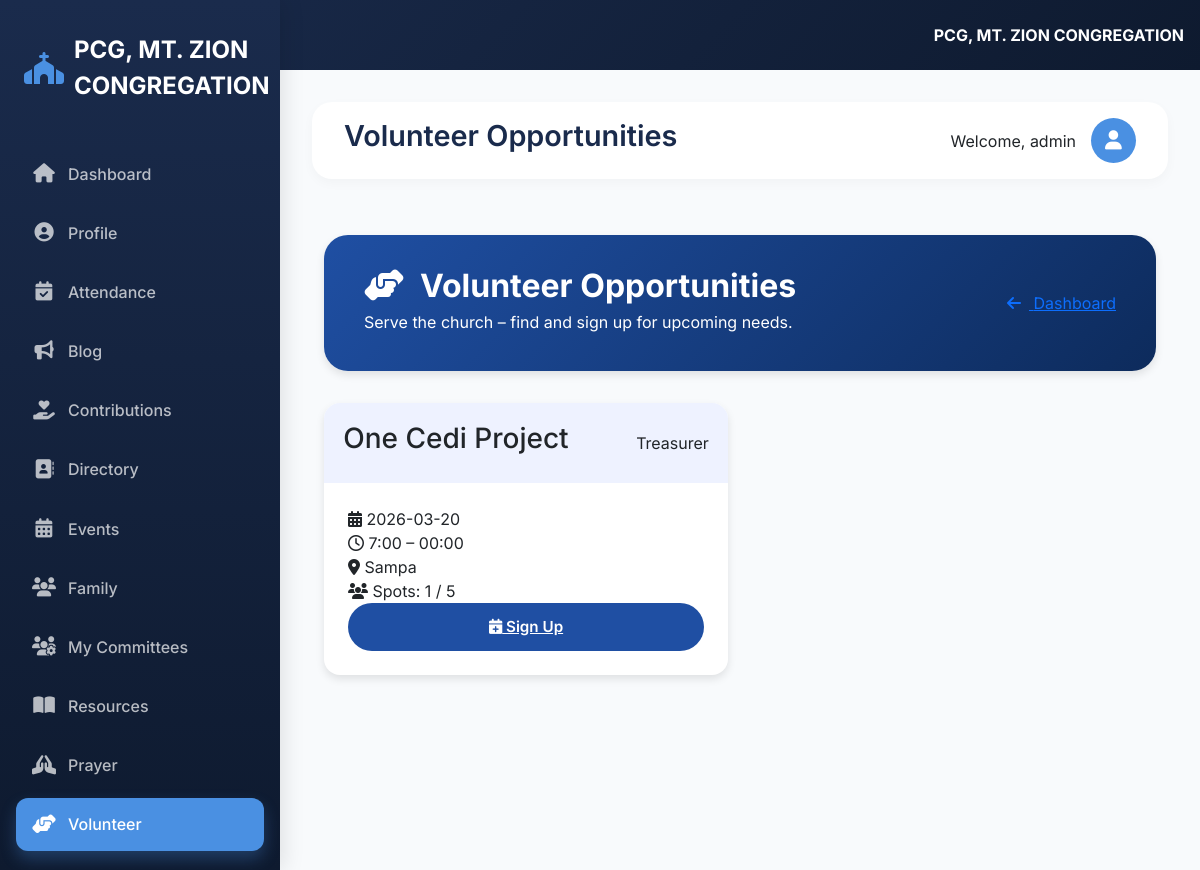
/volunteer (signed in), run on the app's committed database.
### tables this page shows
CREATE TABLE settings (
        id INTEGER PRIMARY KEY AUTOINCREMENT,
        key TEXT UNIQUE,
        value TEXT
    );

CREATE TABLE volunteer_opportunities (
    id INTEGER PRIMARY KEY AUTOINCREMENT,
    title TEXT NOT NULL,
    description TEXT,
    role TEXT,                -- e.g., Usher, Nursery, Clean‑up
    date TEXT NOT NULL,        -- YYYY-MM-DD
    start_time TEXT,           -- HH:MM
    end_time TEXT,             -- HH:MM
    location TEXT,
    capacity INTEGER,
    created_at TIMESTAMP DEFAULT CURRENT_TIMESTAMP,
    created_by INTEGER,        -- user_id from users table (admin)
    status TEXT DEFAULT 'active', branch_id INTEGER REFERENCES branches(id),  -- active, completed, cancelled
    FOREIGN KEY (created_by) REFERENCES users(id)
);

### app.py (the view)
@app.route('/volunteer')
def volunteer_list():
    if 'member_id' not in session:
        return redirect(url_for('home'))
    try:
        db = DatabaseManager()
        today = datetime.now().strftime('%Y-%m-%d')
        rows = db.fetch_all("""
            SELECT id, title, role, description, date, start_time, end_time, location, capacity,
                   (SELECT COUNT(*) FROM volunteer_signups WHERE opportunity_id = v.id) as registered
            FROM volunteer_opportunities v
            WHERE date >= ? AND status = 'active'
            ORDER BY date, start_time
        """, (today,))
        signed_up_ids = set()
        if rows:
            signup_rows = db.fetch_all("SELECT opportunity_id FROM volunteer_signups WHERE member_id = ?", (session['member_id'],))
            signed_up_ids = {r[0] for r in signup_rows}
        opp_list = []
        for r in rows:
            opp_list.append({
                'id': r[0],
                'title': r[1],
                'role': r[2] or '',
                'description': r[3] or '',
                'date': r[4],
                'start_time': r[5] or '',
                'end_time': r[6] or '',
                'location': r[7] or '',
                'capacity': r[8],
                'registered_count': r[9],
                'signed_up': r[0] in signed_up_ids,
                'spots_left': (r[8] - r[9]) if r[8] else None
            })
        return render_template('volunteer.html', opportunities=opp_list)
    except Exception as e:
        flash(f"An error occurred while fetching opportunities: {str(e)}", "danger")
        return redirect(url_for('home'))

### app.py (called while the page is built)
@app.context_processor
def inject_church_name():
    db = DatabaseManager()
    row = db.fetch_one("SELECT value FROM settings WHERE key='church_name'")
    church_name = row[0] if row else "Your Church"
    return dict(church_name=church_name)

### database.py (called while the page is built)
    def connect(self):
        try:
            self.conn = sqlite3.connect(DB_FILE, timeout=10)
            self.conn.execute("PRAGMA foreign_keys = ON")
            return self.conn
        except Error as e:
            print(f"Database connection error: {e}")
            return None

    def close(self):
        if self.conn:
            self.conn.close()

    def fetch_all(self, query, params=None):
        if not self.connect():
            return []
        cursor = self.conn.cursor()
        try:
            if params:
                cursor.execute(query, params)
            else:
                cursor.execute(query)
            return cursor.fetchall()
        except Error as e:
            print(f"Fetch Error: {e}")
            return []
        finally:
            self.close()

    def fetch_one(self, query, params=None):
        if not self.connect():
            return None
        cursor = self.conn.cursor()
        try:
            if params:
                cursor.execute(query, params)
            else:
                cursor.execute(query)
            return cursor.fetchone()
        except Error as e:
            print(f"Fetch Error: {e}")
            return None
        finally:
            self.close()

### templates/volunteer.html (shortened to what this page needs)
{% extends "base.html" %}
{% block page_title %}Volunteer Opportunities{% endblock %}
{% block content %}
<div class="container py-4">
    <div class="page-header">
        <div>
            <h1><i class="fas fa-hands-helping me-3"></i>Volunteer Opportunities</h1>
            <p>Serve the church – find and sign up for upcoming needs.</p>
        </div>
        <a href="{{ url_for('dashboard') }}" class="btn-header">
            <i class="fas fa-arrow-left me-2"></i> Dashboard
        </a>
    </div>
    <div class="opportunity-grid">
        {% if opportunities %}
            {% for opp in opportunities %}
            <div class="opportunity-card">
                <div class="card-header">
                    <h3>{{ opp.title }}</h3>
                    {% if opp.role %}
                    <span class="role-badge">{{ opp.role }}</span>
                    {% endif %}
                </div>
                <div class="card-body">
                    <div class="details">
                        <div><i class="fas fa-calendar-alt"></i> {{ opp.date }}</div>
                        <div><i class="far fa-clock"></i> {{ opp.start_time or 'TBA' }}
                            {% if opp.end_time %} – {{ opp.end_time }} {% endif %}
                        </div>
                        <div><i class="fas fa-map-marker-alt"></i> {{ opp.location or 'TBA' }}</div>
                        <div><i class="fas fa-users"></i> Spots: {{ opp.registered_count }}
                            {% if opp.capacity %} / {{ opp.capacity }} {% endif %}
                        </div>
                    </div>
                    {% if opp.signed_up %}
                        <a href="{{ url_for('volunteer_cancel', signup_id=opp.id) }}" class="action-btn btn-cancel"
                           onclick="return confirm('Cancel your signup?');">
                            <i class="fas fa-times-circle"></i> Cancel Signup
                        </a>
                    {% else %}
                        {% if opp.spots_left == 0 %}
                            <span class="action-btn btn-full">Full</span>
                        {% else %}
                            <a href="{{ url_for('volunteer_signup', opp_id=opp.id) }}" class="action-btn btn-signup">
                                <i class="fas fa-calendar-plus"></i> Sign Up
                            </a>
                        {% endif %}
                    {% endif %}
                </div>
            </div>
            {% endfor %}
        {% else %}
            <div class="empty-state">
                <i class="fas fa-calendar-times fa-4x text-muted opacity-50 mb-3"></i>
                <h4>No volunteer opportunities right now</h4>
                <p class="text-muted">Check back later – there's always a way to serve!</p>
            </div>
        {% endif %}
    </div>
</div>
{% endblock %}

### templates/base.html (shortened to what this page needs)
<!DOCTYPE html>
<html lang="en">
<head>
    <link href="https://cdn.jsdelivr.net/npm/bootstrap@5.3.0/dist/css/bootstrap.min.css" rel="stylesheet">
    <link rel="stylesheet" href="https://cdnjs.cloudflare.com/ajax/libs/font-awesome/6.7.2/css/all.min.css">
</head>
<body>
    {% if session.member_id %}
        <div class="mobile-header d-flex justify-content-between align-items-center">
            <button class="btn btn-outline-light" type="button" data-bs-toggle="offcanvas" data-bs-target="#offcanvasSidebar" aria-controls="offcanvasSidebar">
                <i class="fas fa-bars"></i> Menu
            </button>
            <span class="fw-bold">{{ church_name }}</span>
        </div>
        <div class="desktop-sidebar">
            <a href="{{ url_for('dashboard') }}" class="logo">
                <i class="fas fa-church"></i>
                <span>{{ church_name }}</span>
            </a>
            <nav class="nav flex-column">
                <a class="nav-link {% if request.endpoint == 'dashboard' %}active{% endif %}" href="{{ url_for('dashboard') }}">
                    <i class="fas fa-home"></i> <span>Dashboard</span>
                </a>
                <a class="nav-link {% if request.endpoint == 'profile' %}active{% endif %}" href="{{ url_for('profile') }}">
                    <i class="fas fa-user-circle"></i> <span>Profile</span>
                </a>
                <a class="nav-link {% if request.endpoint == 'attendance' %}active{% endif %}" href="{{ url_for('attendance') }}">
                    <i class="fas fa-calendar-check"></i> <span>Attendance</span>
                </a>
                <a class="nav-link {% if request.endpoint == 'blog_list' %}active{% endif %}" href="{{ url_for('blog_list') }}">
                    <i class="fas fa-bullhorn"></i> <span>Blog</span>
                </a>
                <a class="nav-link {% if request.endpoint == 'contributions' %}active{% endif %}" href="{{ url_for('contributions') }}">
                    <i class="fas fa-hand-holding-heart"></i> <span>Contributions</span>
                </a>
                <a class="nav-link {% if request.endpoint == 'directory' %}active{% endif %}" href="{{ url_for('directory') }}">
                    <i class="fas fa-address-book"></i> <span>Directory</span>
                </a>
                <a class="nav-link {% if request.endpoint == 'events' %}active{% endif %}" href="{{ url_for('events') }}">
                    <i class="fas fa-calendar-alt"></i> <span>Events</span>
                </a>
                <a class="nav-link {% if request.endpoint == 'family' %}active{% endif %}" href="{{ url_for('family') }}">
                    <i class="fas fa-users"></i> <span>Family</span>
                </a>
                <a class="nav-link {% if request.endpoint == 'my_committees' %}active{% endif %}" href="{{ url_for('my_committees') }}">
                    <i class="fas fa-users-cog"></i> <span>My Committees</span>
                </a>
                <a class="nav-link {% if request.endpoint == 'resource_library' %}active{% endif %}" href="{{ url_for('resource_library') }}">
                    <i class="fas fa-book-open"></i> <span>Resources</span>
                </a>
                <a class="nav-link {% if request.endpoint == 'prayer' %}active{% endif %}" href="{{ url_for('prayer') }}">
                    <i class="fas fa-praying-hands"></i> <span>Prayer</span>
                </a>
                <a class="nav-link {% if request.endpoint == 'volunteer_list' %}active{% endif %}" href="{{ url_for('volunteer_list') }}">
                    <i class="fas fa-hands-helping"></i> <span>Volunteer</span>
                </a>
                <a class="nav-link {% if request.endpoint == 'change_pin' %}active{% endif %}" href="{{ url_for('change_pin') }}">
                </a>
            </nav>
        </div>
        <div class="main-content">
            <div class="top-bar">
                <h1 class="page-title">{% block page_title %}Dashboard{% endblock %}</h1>
                <div class="user-info">
                    <span>Welcome, {{ session.member_name }}</span>
                    <div class="user-avatar">
                        <i class="fas fa-user"></i>
                    </div>
                </div>
            </div>
            {% block content %}{% endblock %}
        </div>
    {% endif %}
</body>
</html>

### templates/base.html (style rules this page uses)
body { font-family: 'Inter', 'Segoe UI', sans-serif; background: #f0f4f8; min-height: 100vh; }
.desktop-sidebar { position: fixed; top: 0; left: 0; bottom: 0; width: 280px; background: linear-gradient(180deg, #1a2b4c 0%, #0e1a2f 100%); color: #fff; padding: 2rem 1rem; overflow-y: auto; transition: all 0.3s; z-index: 1000; box-shadow: 4px 0 20px rgba(0,0,0,0.1); }
.desktop-sidebar .logo { font-size: 1.5rem; font-weight: 700; display: flex; align-items: center; gap: 10px; margin-bottom: 2.5rem; padding-left: 0.5rem; color: #fff; text-decoration: none; }
.desktop-sidebar .logo i { font-size: 2rem; color: #4a90e2; }
.desktop-sidebar .nav-link { color: rgba(255,255,255,0.7); padding: 0.9rem 1rem; margin: 0.2rem 0; border-radius: 12px; display: flex; align-items: center; gap: 12px; transition: all 0.2s; font-weight: 500; }
.desktop-sidebar .nav-link i { width: 24px; font-size: 1.2rem; text-align: center; }
.desktop-sidebar .nav-link.active { background: #4a90e2; color: white; box-shadow: 0 8px 16px rgba(74,144,226,0.3); }
.main-content { margin-left: 280px; padding: 2rem; min-height: 100vh; transition: margin-left 0.3s; }
.top-bar { display: flex; justify-content: space-between; align-items: center; margin-bottom: 2rem; background: white; padding: 1rem 2rem; border-radius: 20px; box-shadow: 0 4px 12px rgba(0,0,0,0.03); }
.page-title { font-size: 1.8rem; font-weight: 600; color: #1a2b4c; }
.user-info { display: flex; align-items: center; gap: 15px; }
.user-avatar { width: 45px; height: 45px; border-radius: 50%; background: #4a90e2; display: flex; align-items: center; justify-content: center; color: white; font-size: 1.2rem; }
.mobile-header { display: none; background: linear-gradient(135deg, #1a2b4c, #0e1a2f); color: white; padding: 1rem; }
@media (min-width: 992px) { .mobile-header { display: none; } }

### templates/volunteer.html (style rules this page uses)
:root { --primary: #1f4fa3; --primary-light: #eef2ff; --accent: #d62828; --bg-light: #f8fafc; --text-dark: #1e293b; --text-muted: #64748b; --border-light: #e2e8f0; --shadow: 0 4px 8px rgba(0, 0, 0, 0.1); }
body { font-family: 'Inter', sans-serif; background-color: var(--bg-light); margin: 0; padding: 0; }
.page-header { background: linear-gradient(135deg, var(--primary) 0%, #0d2b5c 100%); border-radius: 24px; padding: 2rem 2.5rem; margin-bottom: 2rem; color: white; box-shadow: var(--shadow); display: flex; justify-content: space-between; align-items: center; }
.page-header h1 { font-size: 2rem; font-weight: 700; margin: 0; }
.page-header p { font-size: 1rem; margin: 0.3rem 0; }
.opportunity-grid { display: grid; grid-template-columns: repeat(auto-fill, minmax(350px, 1fr)); gap: 1.5rem; margin-top: 1rem; }
.opportunity-card { background: white; border-radius: 16px; box-shadow: var(--shadow); transition: transform 0.3s; overflow: hidden; }
.card-header { padding: 1.2rem; background: var(--primary-light); display: flex; justify-content: space-between; align-items: center; }
.card-body { padding: 1.5rem; }
.action-btn { display: block; width: 100%; padding: 0.8rem; border-radius: 40px; font-weight: 600; font-size: 0.95rem; border: none; cursor: pointer; transition: 0.2s; text-align: center; }
.btn-signup { background: var(--primary); color: white; }

### data on the page
settings: value "PCG, MT. ZION CONGREGATION"
volunteer_opportunities: title "One Cedi Project", role "Treasurer", date "2026-03-20", start_time "7:00", end_time "00:00", location "Sampa", registered_count "1", capacity "5"

### other printed values
{{ session.member_name }} "admin"
